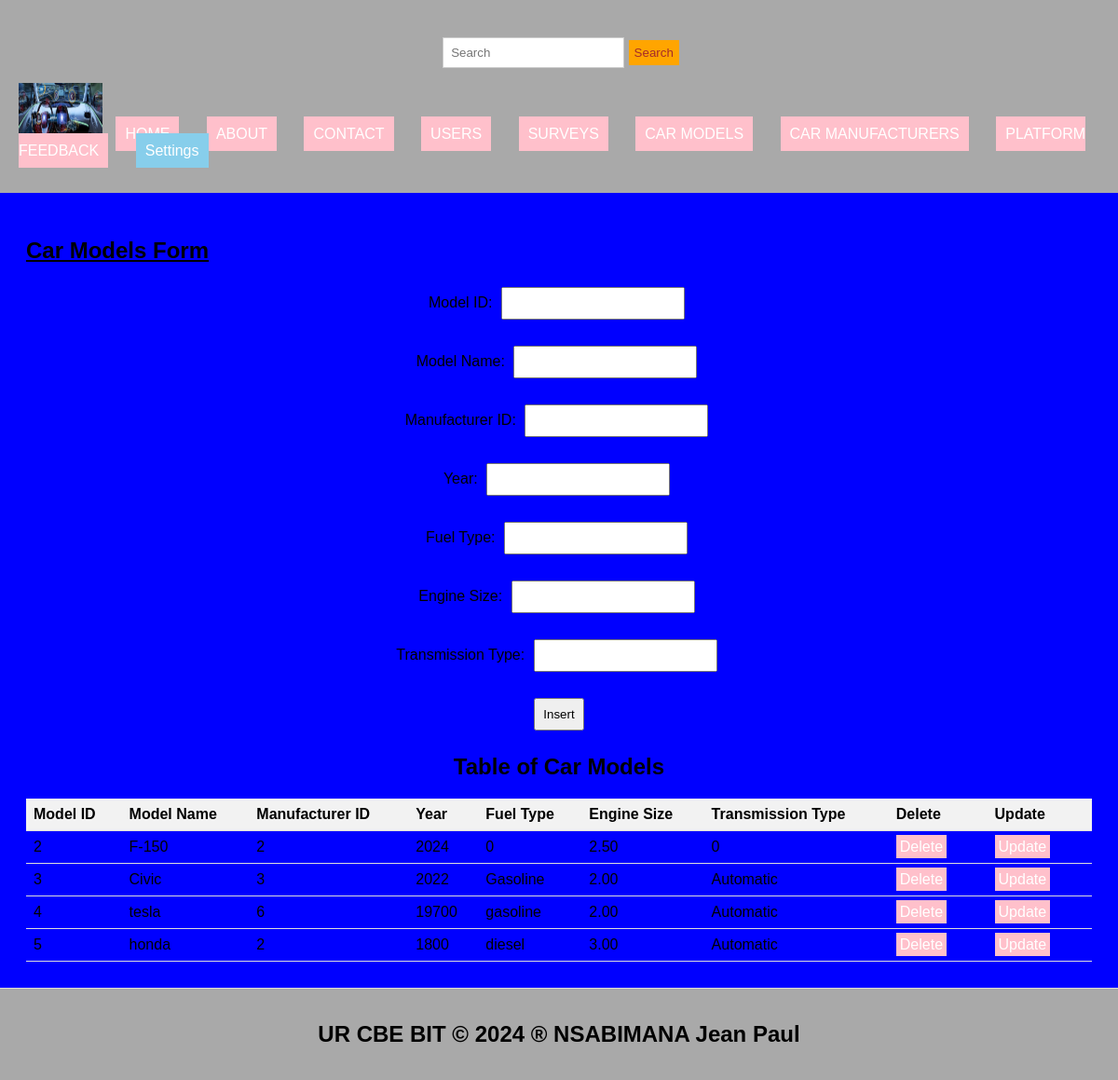
Screenshot of /carmodels.php with the database file from the repository.
### tables this page shows
CREATE TABLE `carmodels` (
  `model_id` int(11) NOT NULL,
  `model_name` varchar(255) NOT NULL,
  `manufacturer_id` int(11) DEFAULT NULL,
  `year` int(11) DEFAULT NULL,
  `fuel_type` varchar(50) DEFAULT NULL,
  `engine_size` decimal(5,2) DEFAULT NULL,
  `transmission_type` varchar(50) DEFAULT NULL
);

### carmodels.php (the view, shortened to what this page needs)
<!DOCTYPE html>
<html lang="en">
<head>
  <link rel="stylesheet" type="text/css" href="style.css" title="style 1" media="screen, tv, projection, handheld, print"/>
</head>
<body bgcolor="blue">
<header>
  <form class="d-flex" role="search" action="search.php">
    <input class="form-control me-2" type="search" placeholder="Search" aria-label="Search" name="query">
    <button class="btn btn-outline-success" type="submit">Search</button>
  </form>
  <ul style="list-style-type: none; padding: 0;">
    <li style="display: inline; margin-right: 10px;">
      <img src="./Images/car.jpg" width="90" height="60" alt="Logo">
    </li>
    <li style="display: inline; margin-right: 10px;"><a href="./home.html">HOME</a></li>
    <li style="display: inline; margin-right: 10px;"><a href="./about.html">ABOUT</a></li>
    <li style="display: inline; margin-right: 10px;"><a href="./contact.html">CONTACT</a></li>
    <li style="display: inline; margin-right: 10px;"><a href="./users.php">USERS</a></li>
    <li style="display: inline; margin-right: 10px;"><a href="./surveys.php">SURVEYS</a></li>
    <li style="display: inline; margin-right: 10px;"><a href="./carmodels.php">CAR MODELS</a></li>
    <li style="display: inline; margin-right: 10px;"><a href="./carmanufacturers.php">CAR MANUFACTURERS</a></li>
    <li style="display: inline; margin-right: 10px;"><a href="./platformfeedback.php">PLATFORM FEEDBACK</a></li>
    <li class="dropdown" style="display: inline; margin-right: 10px;">
      <a href="#" style="padding: 10px; color: white; background-color: skyblue; text-decoration: none; margin-right: 15px;">Settings</a>
    </li>
  </ul>
</header>
<section>
  <h1><u>Car Models Form</u></h1>
  <form method="post">
    <label for="carmodid">Model ID:</label>
    <input type="number" id="carmodid" name="carmodid" required><br><br>
    <label for="modname">Model Name:</label>
    <input type="text" id="modname" name="modname" required><br><br>
    <label for="manufid">Manufacturer ID:</label>
    <input type="number" id="manufid" name="manufid" required><br><br>
    <label for="year">Year:</label>
    <input type="year" id="year" name="year" required><br><br>
    <label for="fueltype">Fuel Type:</label>
    <input type="text" id="fueltype" name="fueltype" required><br><br>
    <label for="engsize">Engine Size:</label>
    <input type="number" id="engsize" name="engsize" required><br><br>
    <label for="t_type">Transmission Type:</label>
    <input type="text" id="t_type" name="t_type" required><br><br>
    <input type="submit" name="insert" value="Insert">
  </form>
  <?php
  include('database_connection.php');
  ?>
  <center><h2>Table of Car Models</h2></center>
  <table>
    <tr>
      <th>Model ID</th>
      <th>Model Name</th>
      <th>Manufacturer ID</th>
      <th>Year</th>
      <th>Fuel Type</th>
      <th>Engine Size</th>
      <th>Transmission Type</th>
      <th>Delete</th>
      <th>Update</th>
    </tr>
    <?php
    $sql = "SELECT * FROM carmodels";
    $result = $connection->query($sql);
    if ($result->num_rows > 0) {
      while ($row = $result->fetch_assoc()) {
        $model_id = $row["model_id"];
        echo "<tr>
                <td>" . $row["model_id"] . "</td>
                <td>" . $row["model_name"] . "</td>
                <td>" . $row["manufacturer_id"] . "</td>
                <td>" . $row["year"] . "</td>
                <td>" . $row["fuel_type"] . "</td>
                <td>" . $row["engine_size"] . "</td>
                <td>" . $row["transmission_type"] . "</td>
                <td><a style='padding:4px' href='delete_carmodels.php?model_id=$model_id'>Delete</a></td>
                <td><a style='padding:4px' href='update_carmodels.php?model_id=$model_id'>Update</a></td>
              </tr>";
      }
    } else {
      echo "<tr><td colspan='9'>No data found</td></tr>";
    }
    ?>
  </table>
</section>
<footer>
  <center>
    <b><h2>UR CBE BIT &copy; 2024 &reg; NSABIMANA Jean Paul</h2></b>
  </center>
</footer>
</body>
</html>

### style.css (style rules this page uses)
body { font-family: Arial, sans-serif; margin: 0; padding: 0; }
.form-control { padding: 8px; margin-left: 4px; border: 1px solid #ccc; }
.btn { padding: 6px; background-color: orange; color: brown; border: none; }
.dropdown { position: relative; display: inline; margin-right: 10px; }
body { font-family: Arial,sans-serif; margin:0; padding:0; }
header { background-color:darkgray; padding: 20px; }
.dropdown { position: right; display:right; direction:rtl; }
section { padding:28px; border-bottom: 1px solid #ddd; }
footer { text-align: center; padding: 15px; background-color:darkgray; }

### carmodels.php (style rules this page uses)
a { padding: 10px; color: white; background-color: pink; text-decoration: none; margin-right: 15px; }
form { margin-top: 20px; text-align: center; }
input[type="number"], input[type="text"], input[type="year"], input[type="submit"] { margin: 5px; padding: 8px; }
table { width: 100%; border-collapse: collapse; }
th, td { padding: 8px; text-align: left; border-bottom: 1px solid #ddd; }
th { background-color: #f2f2f2; }
footer { background-color: darkgray; padding: 15px; text-align: center; }

### rows the page displays
carmodels: model_id "2", model_name "F-150", manufacturer "2", year "2024", fuel_type "0", engine_size "2.50", transmission_type "0"
carmodels: model_id "3", model_name "Civic", manufacturer "3", year "2022", fuel_type "Gasoline", engine_size "2.00", transmission_type "Automatic"
carmodels: model_id "4", model_name "tesla", manufacturer "6", year "19700", fuel_type "gasoline", engine_size "2.00", transmission_type "Automatic"
carmodels: model_id "5", model_name "honda", manufacturer "2", year "1800", fuel_type "diesel", engine_size "3.00", transmission_type "Automatic"
